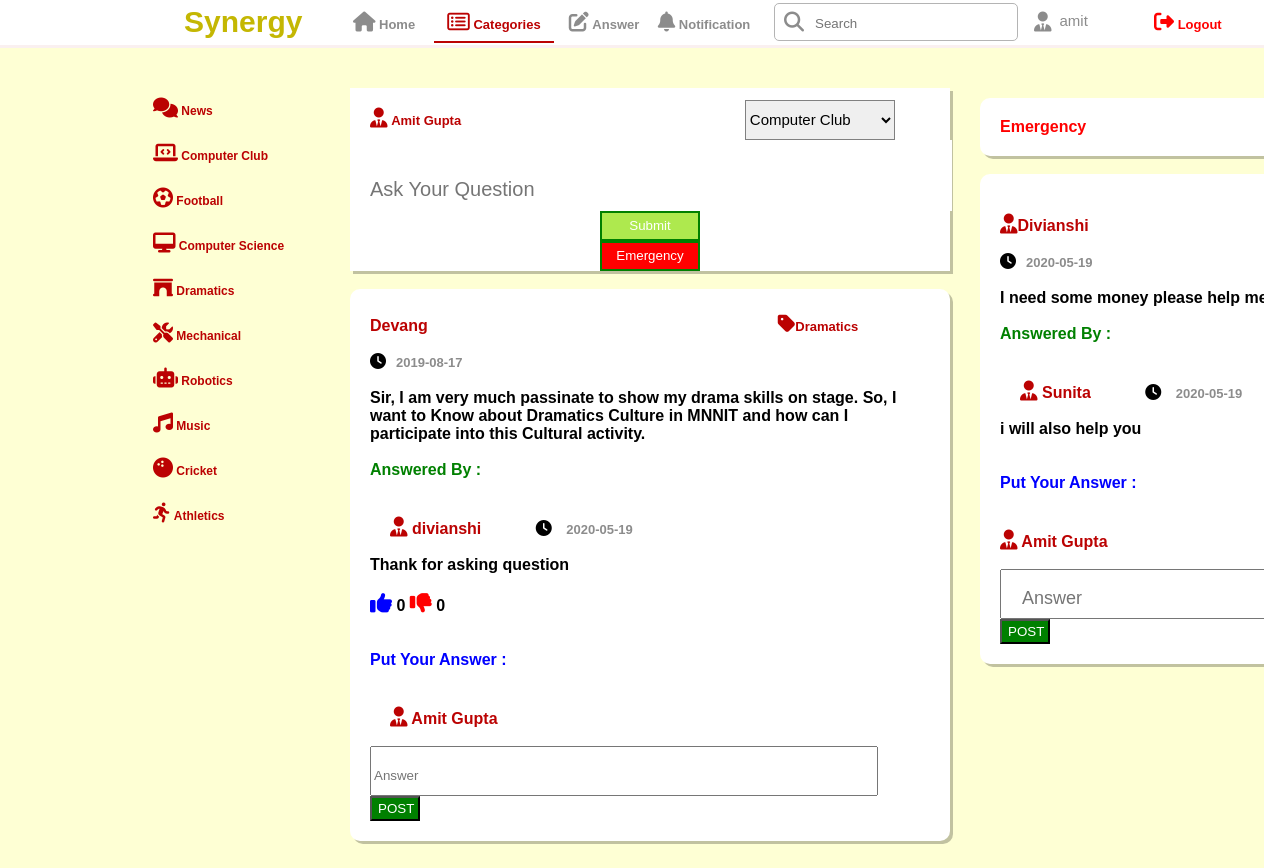
The page /Welcome2.php?Cat=9 (signed in) on the database its author committed.
### tables this page shows
CREATE TABLE `query` (
  `query_id` int(10) UNSIGNED NOT NULL,
  `cat_id` int(10) UNSIGNED NOT NULL,
  `subcat_id` int(10) UNSIGNED NOT NULL,
  `author` varchar(40) NOT NULL,
  `content` text NOT NULL,
  `date_posted` date NOT NULL,
  `views` int(5) UNSIGNED NOT NULL
);

CREATE TABLE `subcategories` (
  `Subcat_id` int(10) UNSIGNED NOT NULL,
  `parent_id` int(10) UNSIGNED NOT NULL,
  `subcat_name` varchar(100) NOT NULL
);

CREATE TABLE `emequery` (
  `emequery_id` int(5) UNSIGNED NOT NULL,
  `author` varchar(40) NOT NULL,
  `content` text NOT NULL,
  `date_posted` date NOT NULL
);

### Welcome2.php (the view, shortened to what this page needs)
<?php
require('connect.php');
function emequestion($i){
  require('connect.php');
  $emeres7 =  mysqli_query($link, "select * from emequery where emequery_id ='".$i."'");
  $emedata = mysqli_fetch_assoc($emeres7);
  $author9 = $emedata['author'];
  $ques9 = $emedata['content'];
  $date9 = $emedata['date_posted'];
}
function emereplies($i){
  require('connect.php');
  $emeresult7 = mysqli_query($link, "select * from emereplies where emequery_id ='".$i."'");
  $emereplycontent = array();
  $emereplyauthor = array();
  $emereplydateposted = array();
  $emereplyid = array();
  for (;$emereplyrow9 = mysqli_fetch_assoc($emeresult7);){
    $emereplyid[] = $emereplyrow9['emereply_id'];
    $emereplycontent[] = $emereplyrow9['comment'];
    $emereplyauthor[] = $emereplyrow9['author'];
    $emereplydateposted[] = $emereplyrow9['date_posted'];
  }
}
function question($i){
  require('connect.php');
  $sql1 = "select * from query where query_id ='".$i."'";
  $result1 = mysqli_query($link, $sql1);
  $data1 = mysqli_fetch_assoc($result1);
  $ques1 = $data1['content'];
  $author1= $data1['author'];
  $date1 = $data1['date_posted'];
  $subcat1_id = $data1['subcat_id'];
  $subcatsql1 = "select * from subcategories where Subcat_id ='".$subcat1_id."'";
  $subcatresult1 = mysqli_query($link, $subcatsql1);
  $subcatdata1 = mysqli_fetch_assoc($subcatresult1);
  $subcat1 = $subcatdata1['subcat_name'];
}
function replies($i) {
  require('connect.php');
  $sql2 = "select * from replies where query_id ='".$i."'";
  $result2 = mysqli_query($link, $sql2);
  $replycontent = array();
  $replyauthor = array();
  $replydateposted = array();
  $replylikes = array();
  $replydislikes = array();
  $replyid = array();
  for (;$replyrow = mysqli_fetch_assoc($result2);){
    $replyid[] = $replyrow['reply_id'];
    $replycontent[] = $replyrow['comment'];
    $replyauthor[] = $replyrow['author'];
    $replydateposted[] = $replyrow['date_posted'];
    $replylikes[] = $replyrow['Likes'];
    $replydislikes[] = $replyrow['Dislikes'];
  }
}
?>
<!DOCTYPE html>
<html lang="en">
<head>
  <link rel="stylesheet" href="./css/styles2.css">
  <link rel="stylesheet" href="https://cdnjs.cloudflare.com/ajax/libs/font-awesome/4.7.0/css/font-awesome.min.css">
</head>
<body>
  <nav>
    <div class="navbar">
      <div class="tabsnavbar">
        <div class="logonavbar"><b>Synergy</b></div>
          <?php
          if(empty($_GET)){
            echo '<div class="navlinkhome" style="border-bottom: 2px solid rgb(187, 2, 2);">
            <a href="Welcome2.php" style="color: rgb(187, 2, 2);">
            <i class="fas fa-home" style="font-size: 20px;color: rgb(187, 2, 2);"></i>
            <b>Home</b></a></div>';
          }
          else{
            echo '<div class="navlinkhome" style="border-bottom: 2px solid white;">
            <a href="Welcome2.php" style="color: rgb(140, 140, 140);">
            <i class="fas fa-home" style="font-size: 20px;color: rgb(140, 140, 140);"></i>
            <b>Home</b></a></div>';
          }
          if(@$_GET['Cat']==true){
            echo '<div class="navlinkcategories" onmouseover="showCategory()" onmouseout="fadeCategory()" style="border-bottom: 2px solid rgb(187, 2, 2); color: rgb(187, 2, 2);">
            <i id="redtwo" class="far fa-list-alt" style="font-size: 20px;color: rgb(187, 2, 2);"></i>
            <b>Categories</b>
            </div>';
          }
          else {
            echo '<div class="navlinkcategories" onmouseover="showCategory()" onmouseout="fadeCategory()">
            <i id="redtwo" class="far fa-list-alt" style="font-size: 20px;color: rgb(140, 140, 140);"></i>
            <b>Categories</b>
            </div>';
          }
          ?>
          <?php
          if(@$_GET['answer']==true){
            echo '<div class="navlinkanswers" style="border-bottom: 2px solid rgb(187, 2, 2); color: rgb(187, 2, 2);">
            <a href="Welcome2.php?answer=showpage" style="color:rgb(187, 2, 2);"><i class="fas fa-edit" style="font-size: 20px;color: rgb(187, 2, 2);"></i>
            <b>Answer</b></a>
            </div>';
          }
          else{
            echo '<div class="navlinkanswers">
            <a href="Welcome2.php?answer=showpage" style="color:rgb(140, 140, 140);"><i class="fas fa-edit" style="font-size: 20px;color: rgb(140, 140, 140);"></i>
            <b>Answer</b></a>
            </div>';
          }
          if(@$_GET['notification']==true){
            echo '<div class="navlinksnotification" style="border-bottom: 2px solid rgb(187, 2, 2); color: rgb(187, 2, 2);">
            <a href="Welcome2.php?notification=showpage" style="color: rgb(187, 2, 2);"><i class="fas fa-bell" style="font-size: 20px;color: rgb(187, 2, 2);"></i>
            <b>Notification</b></a>
            </div>';
          }
          else{
            echo '<div class="navlinksnotification">
            <a href="Welcome2.php?notification=showpage" style="color:rgb(140, 140, 140);"><i class="fas fa-bell" style="font-size: 20px;color: rgb(140, 140, 140);"></i>
            <b>Notification</b></a>
            </div>';
          }
          ?>
        <div class="navlinksearch">
          <input type="text" class="searchbox" placeholder="Search" name="search">
          <div class="icon"><i class="fas fa-search" style="font-size: 20px;color: rgb(140, 140, 140);"></i></div>
        </div>
        <div class="navlinkusercontrol">
          <i class="fas fa-user-tie" style="font-size: 20px;color: rgb(140, 140, 140);"></i>
          <div class="phpusername" style="font-size: 15px;padding-left: 8px;"><?php echo $_SESSION["user"]; ?></div>
        </div>
        <div class="navlinklogout">
          <a href="logout.php?logout" style="color: red;"><i class="fas fa-sign-out-alt" style="font-size: 20px;"></i>
          <b>Logout</b></a>
        </div>
      </div>
    </div>
  </nav>
  <div class="main" style="overflow:hidden; height:10000px">
  <div class="sidenav">
      <div class="sidenavtabs">
        <a href="Welcome2.php"><div class="activesidenav">
          <i class="fas fa-comments" style="font-size: 20px;color: rgb(187, 2, 2);"></i>
          <b>News</b>
        </div>
        <a href="Welcome2.php?Cat=15"><div class="passivesidenav1">
          <i class="fas fa-laptop-code" style="font-size: 20px; color: rgb(187, 2, 2);"></i>
          <b style="color: rgb(187, 2, 2);">Computer Club</b>
        </div></a>
        <a href="Welcome2.php?Cat=1"><div class="passivesidenav2">
          <i class="fas fa-futbol" style="font-size: 20px; color: rgb(187, 2, 2);"></i>
          <b style="color: rgb(187, 2, 2);">Football</b>
        </div></a>
        <a href="Welcome2.php?Cat=18"><div class="passivesidenav3">
          <i class="fas fa-desktop" style="font-size: 20px; color: rgb(187, 2, 2);"></i>
          <b style="color: rgb(187, 2, 2);">Computer Science</b>
        </div></a>
        <a href="Welcome2.php?Cat=9"><div class="passivesidenav4">
          <i class="fas fa-archway" style="font-size: 20px; color: rgb(187, 2, 2);"></i>
          <b style="color: rgb(187, 2, 2);">Dramatics</b>
        </div><a>
        <a href="Welcome2.php?Cat=20"><div class="passivesidenav5">
          <i class="fas fa-tools" style="font-size: 20px; color: rgb(187, 2, 2);"></i>
          <b style="color: rgb(187, 2, 2);">Mechanical</b>
        </div></a>
        <a href="Welcome2.php?Cat=16"><div class="passivesidenav6">
          <i class="fas fa-robot" style="font-size: 20px; color: rgb(187, 2, 2);"></i>
          <b style="color: rgb(187, 2, 2);">Robotics</b>
        </div></a>
        <a href="Welcome2.php?Cat=14"><div class="passivesidenav7">
          <i class="fas fa-music" style="font-size: 20px; color: rgb(187, 2, 2);"></i>
          <b style="color: rgb(187, 2, 2);">Music</b>
        </div></a>
        <a href="Welcome2.php?Cat=2"><div class="passivesidenav8">
          <i class="fas fa-bowling-ball" style="font-size: 20px; color: rgb(187, 2, 2);"></i>
          <b style="color: rgb(187, 2, 2);">Cricket</b>
        </div></a>
        <a href="Welcome2.php?Cat=5"><div class="passivesidenav9">
          <i class="fas fa-running" style="font-size: 20px; color: rgb(187, 2, 2);"></i>
          <b style="color: rgb(187, 2, 2);">Athletics</b>
        </div></a>
      </div>
  </div>
  <div class="content">
    <div class="askquescontent">
    <form action="submitques.php" method="POST">
      <div class="askqueslogo">
        <i class="fas fa-user-tie" style="font-size: 20px;color: rgb(187, 2, 2); margin-left: 20px; margin-top: 20px;"></i>
        <b><?php echo $_SESSION["name"]; ?></b>
        <select id="catagoryselect" name="Category">
          <option value="Computer Club">Computer Club</option>
        </select>
      </div>
      <input type="text" name="questab" placeholder="Ask Your Question" class="questab">
      <input type="submit" name="createques" value="Submit" class="createques" style="color:white;">
      <input type="submit" name="redbtn" class="createques" value="Emergency" style="background-color:red; color:white;"><br>
    </form>
    </div><br>
      <?php
      if(@$_GET['Cat']==true){
        $quesres = mysqli_query($link, "select * from query where subcat_id ='".$_GET['Cat']."'");
        for ($quesset = array (); $quesrow = mysqli_fetch_assoc($quesres); $quesset[] = $quesrow['query_id']);
        if(count($quesset)==0){
          echo '<div class="questions" style="text-align: center"><b>NO QUESTIONS TO DISPLAY</b>
            </div><br>';
        }
        else{
          for($m=count($quesset)-1;$m>=0;$m=$m-1){
            $j = $quesset[$m];
            question($j);
            replies($j);
            $number_replies = count($replyid);
            echo '<div class="questions" style="display: -webkit-box;>
            <i class="fas fa-user-tie" style="font-size: 20px;color: rgb(187, 2, 2); margin-top: 20px;"></i>
            <b style="color: rgb(187, 2, 2);">'.$author1.'</b>
            <i class="fas fa-tag" style="font-size: 20px;color: rgb(187, 2, 2); margin-left:350px; margin-top: 5px;"></i>
            <b style="color: rgb(187, 2, 2); font-size: 13px;">'.$subcat1.'</b><br><br>
            <i class="fas fa-clock"></i>
            <b style="color: rgb(140, 140, 140);; font-size: 13px; margin-left:10px; margin-top:15px;">'.$date1.'</b><br><br>
            <b>'.$ques1.'</b><br><br>';
          }
          if($number_replies>0){
            echo '<b style="color: green;">Answered By :</b><br><br>';
            for($k=0;$k<$number_replies;$k++){
              echo '<b><i class="fas fa-user-tie" style="font-size: 20px;color: rgb(187, 2, 2); margin-top: 20px;margin-left:20px;"></i>
              <b style="color: rgb(187, 2, 2);">'.$replyauthor[$k].'</b>
              <i class="fas fa-clock" style="margin-left:50px"></i>
              <b style="color: rgb(140, 140, 140); font-size: 13px; margin-left:10px; margin-top:15px;">'.$replydateposted[$k].'</b><br><br>
              <b>'.$replycontent[$k].'</b><br><br>';
              echo '<a href="likedis.php?like='.$replyid[$k].'"  style="color:blue;"><i class="fas fa-thumbs-up" style="font-size:22px;"></i></a>
              <b>'.$replylikes[$k].'</b>
              <a href="likedis.php?dislike='.$replyid[$k].'" style="color:red;"><i class="fas fa-thumbs-down" style="font-size:22px;"></i></a>
              <b>'.$replydislikes[$k].'</b><br><br><br>';
            }
          }
          else{
            echo '<b style="color:red; text-align:center;">No Answers Yet....</b><br><br><br>';
          }
          echo '<b style="color: Blue">Put Your Answer :</b><br><br>
            <form action="submitans.php?id='.$j.'" method="POST">
            <i class="fas fa-user-tie" style="font-size: 20px;color: rgb(187, 2, 2); margin-left: 20px; margin-top: 20px;"></i>
            <b style="color: rgb(187, 2, 2);">'.$_SESSION["name"].'</b><br><br>
            <input type="text" name="answer" placeholder="Answer" style="width:500px; height:35px; font-size:18px padding-left:20px; padding-top:10px; cursor:text;"><br>
            <input type="submit" name="postanswer" value="POST" style="background-color:green; color:white; width:50px; height:25px; cursor:pointer;">
            </form>';
          echo '</b></div><br>';
        }
      }
      ?>
  </div>
  <div class="emebox">
    <div class="emequestions"><b style="color: red;">Emergency</b></div><br>
    <?php
    $emequesres1 = mysqli_query($link, "select * from emequery");
    for ($emequesset1 = array (); $emequesrow1 = mysqli_fetch_assoc($emequesres1); $emequesset1[] = $emequesrow1['emequery_id']);
    for($m=count($emequesset1)-1;$m>=0;$m=$m-1){
      $p = $emequesset1[$m];
      emequestion($p);
      emereplies($p);
      $emenumber_replies = count($emereplyid);
      echo '<div class="emequestions" style="display: -webkit-box;">
        <i class="fas fa-user-tie" style="font-size: 20px;color: rgb(187, 2, 2); margin-top: 20px;"></i>
        <b style="color: rgb(187, 2, 2);">'.$author9.'</b><br><br>
        <i class="fas fa-clock"></i>
        <b style="color: rgb(140, 140, 140);; font-size: 13px; margin-left:10px; margin-top:15px;">'.$date9.'</b><br><br>
        <b>'.$ques9.'</b><br><br>';
      if($emenumber_replies>0){
        echo '<b style="color: green;">Answered By :</b><br><br>';
        for($k=0;$k<$emenumber_replies;$k++){
          echo '<b><i class="fas fa-user-tie" style="font-size: 20px;color: rgb(187, 2, 2); margin-top: 20px;margin-left:20px;"></i>
          <b style="color: rgb(187, 2, 2);">'.$emereplyauthor[$k].'</b>
          <i class="fas fa-clock" style="margin-left:50px"></i>
          <b style="color: rgb(140, 140, 140); font-size: 13px; margin-left:10px; margin-top:15px;">'.$emereplydateposted[$k].'</b><br><br>'.$emereplycontent[$k].'<br><br><br>';
        }
      }
      else{
        echo '<b style="color:red; text-align:center;">No Answers Yet....</b><br><br><br>';
      }
      echo '<b style="color: Blue">Put Your Answer :</b><br><br>
        <form action="emergency_reply.php?id='.$p.'" method="POST">
        <i class="fas fa-user-tie" style="font-size: 20px;color: rgb(187, 2, 2); margin-top: 20px;"></i>
        <b style="color: rgb(187, 2, 2);">'.$_SESSION["name"].'</b><br><br>
        <input type="text" name="emereply" placeholder="Answer" style="width:250px; height:35px; font-size:18px; padding-left: 20px; padding-top:10px; cursor:text;"><br>
        <input type="submit" name="postemereply" value="POST" style="background-color:green; color:white; width:50px; height:25px; cursor:pointer;">
        </form>';
      echo '</b></div><br>';
    }
    ?>
  </div>
  </div>
</body>
</html>

### rows shown on the page
query: author "Devang", subcat.subcat_name "Dramatics", date_posted "2019-08-17", content "Sir, I am very much passinate to show my drama skills on stage. So, I want to Know about Dramatics Culture in MNNIT and how can I participate into this Cultural activity."
emequery: author "Divianshi", date_posted "2020-05-19", content "I need some money please help…", k "Sunita", k "2020-05-19", k "i will also help you"

### other values the page prints
$_SESSION["user"] "amit"
$_SESSION["name"] "Amit Gupta"
$replyauthor[$k] "divianshi"
$replydateposted[$k] "2020-05-19"
$replycontent[$k] "Thank for asking question"
$replylikes[$k] "0"
$replydislikes[$k] "0"
